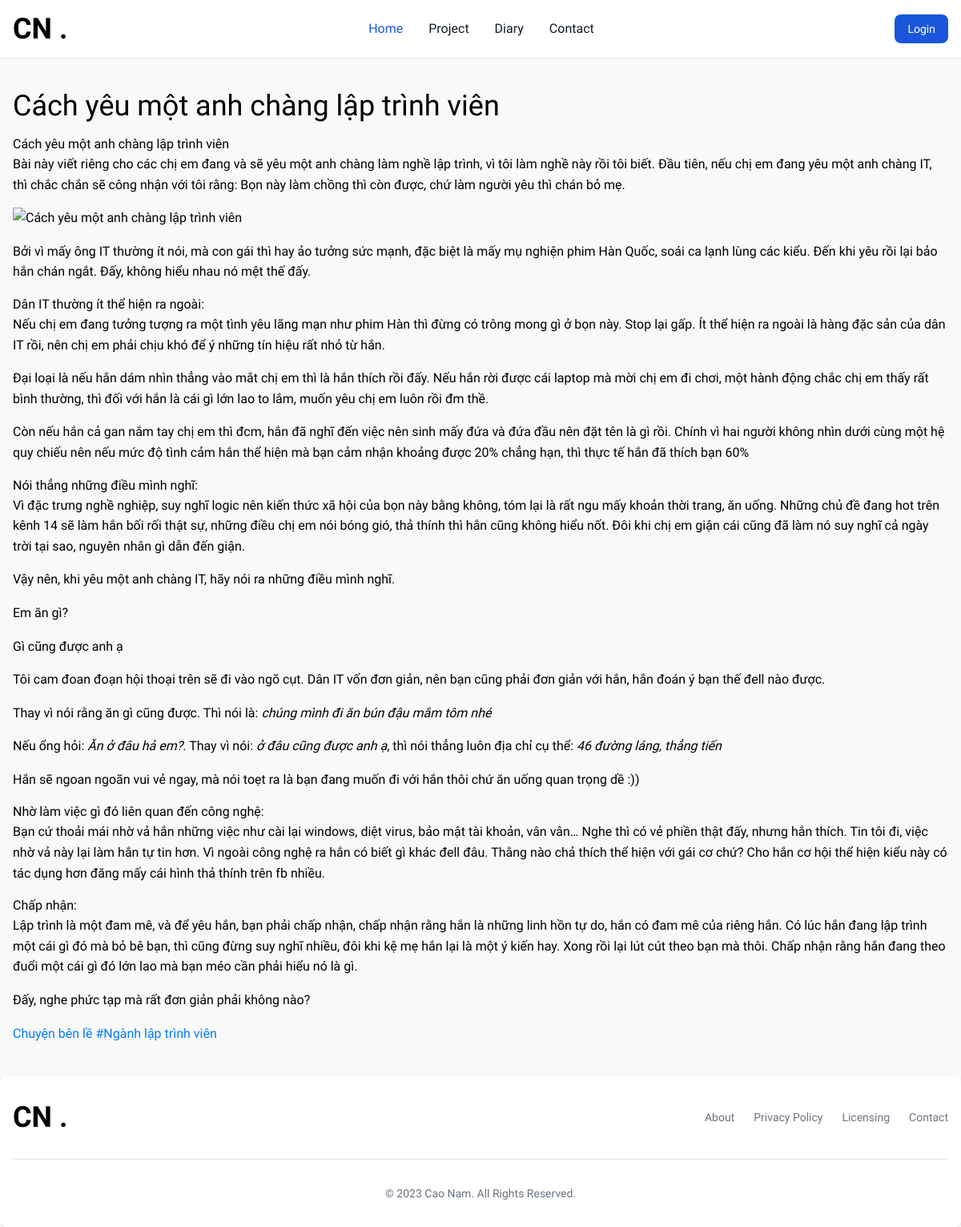
/posts/3/, run on the app's committed database.
### TrangChinh/models.py (models this page shows, shortened)
class NhatKy(models.Model):
    title = models.CharField(max_length=200)
    content = models.TextField()
    created_at = models.DateTimeField(auto_now_add=True)
    updated_at = models.DateTimeField(auto_now=True)
    views = models.IntegerField(default=0)
    description = models.TextField()
    content = MarkdownxField()
    images = models.ManyToManyField('Image', blank=True)

### TrangChinh/views.py (the view)
# urls.py: path('posts/<int:pk>/', views.postDetail, name='post_detail'),
def postDetail(request, pk):
    post = get_object_or_404(NhatKy, pk=pk)
    post.content_html = markdown.markdown(post.content)
    return render(request, "myBlog/post-detail.html", {"post": post})

### TrangChinh/templates/myBlog/post-detail.html (shortened to what this page needs)
{% extends "myBlog/_base.html" %} {% block content %}
<div class="container" >
  <div class="mt-28">
    <div class="text-4xl mb-4">{{post.title}}</div>
    <div class="" id="markdown-content">
        {{ post.content_html|safe }}
    </div>
  </div>
</div>
{% endblock content %}

### data on the page
NhatKy: title "Cách yêu một anh chàng lập trình viên", content_html "Cách yêu một anh chàng lập trình viên Bài này viết riêng cho các chị em đang và sẽ yêu một anh chàng làm nghề lập trình, vì tôi làm nghề này rồi tôi biết. Đầu tiên, nếu chị em đang yêu một anh chàng IT, thì chắc chắn sẽ công nhận với tôi rằng: Bọn này làm chồng thì còn được, chứ làm người yêu thì chán bỏ mẹ. Bởi vì mấy ông IT thường ít nói, mà con gái thì hay ảo tưởng sức mạnh, đặc biệt là mấy mụ nghiện phim Hàn Quốc, soái ca lạnh lùng các kiểu. Đến khi yêu rồi lại bảo hắn chán ngắt. Đấy, không hiểu nhau nó mệt thế đấy. Dân IT thường ít thể hiện ra ngoài: Nếu chị em đang tưởng tượng ra một tình yêu lãng mạn như phim Hàn thì đừng có trông mong gì ở bọn này. Stop lại gấp. Ít thể hiện ra ngoài…"
